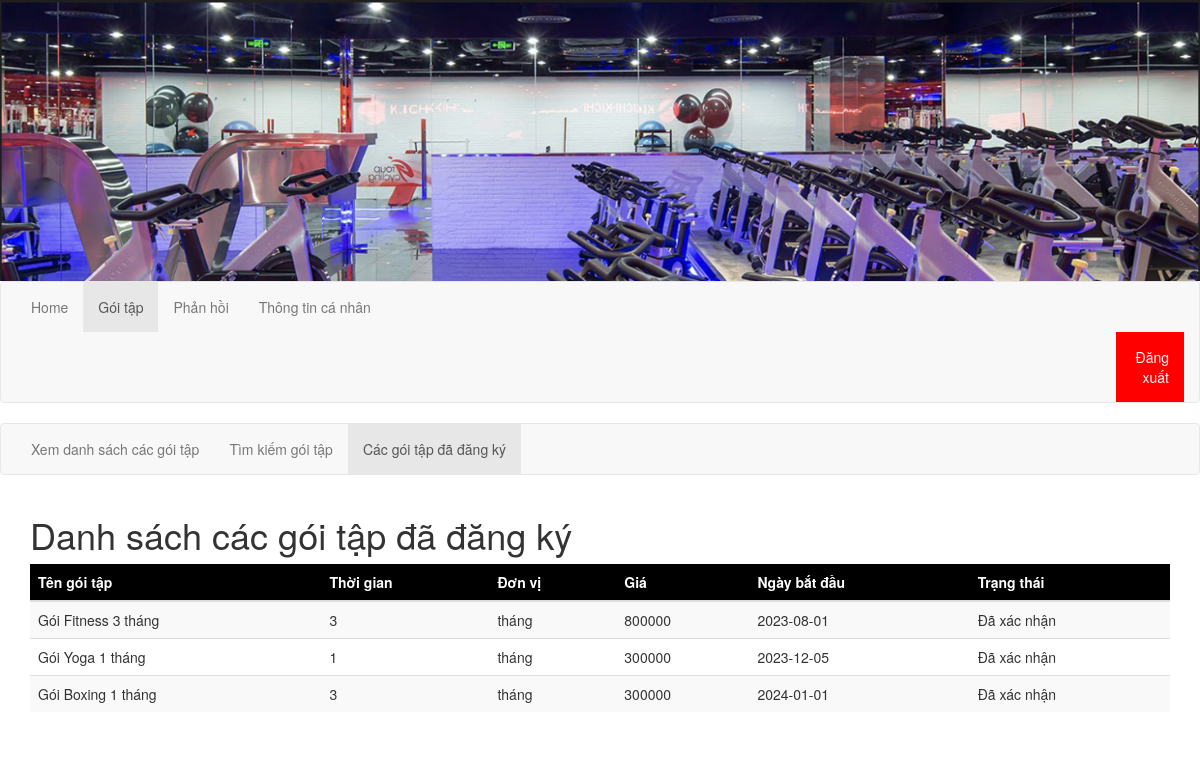
Page /php/customer/goiTap/viewCacGoiTapDaDangKy.php?user=0111111111 on the committed database.
### tables this page shows
CREATE TABLE `goitap` (
  `id` bigint(20) NOT NULL,
  `tengoitap` varchar(50) NOT NULL,
  `thoigian` int(11) NOT NULL,
  `donvi` varchar(20) NOT NULL,
  `gia` bigint(20) NOT NULL
);

CREATE TABLE `dangkygoitap` (
  `id` bigint(20) NOT NULL,
  `idhoivien` bigint(20) NOT NULL,
  `idgoitap` bigint(20) NOT NULL,
  `ngaybatdau` date NOT NULL,
  `trangthai` varchar(50) NOT NULL
);

### php/customer/goiTap/viewCacGoiTapDaDangKy.php (the view, shortened to what this page needs)
<?php
require_once '../../connect.php';
$sdt = $_GET['user'];
$search_khach = "SELECT * FROM hoivien WHERE (sdt = '$sdt')";
$query = mysqli_query($conn, $search_khach);
while ($r0 = mysqli_fetch_assoc($query))
{
    $idhoivien =$r0['id'];
};
$view_sql="SELECT * FROM dangkygoitap WHERE idhoivien = $idhoivien ";
$result1 = mysqli_query($conn, $view_sql);
?>
<!DOCTYPE html>
<html lang="en">
    <head>
        <link rel="stylesheet" href="https://maxcdn.bootstrapcdn.com/bootstrap/3.4.1/css/bootstrap.min.css">
    </head>
<body>
      <header>
        <div>
            <img style="width: 100%;" src="../../../images/logo.png">
        </div>
      </header>
      <nav class="navbar navbar-default">
        <div class="container-fluid">
          <ul class="nav navbar-nav">
            <li><a href="../home.php?user=<?php echo $sdt?>">Home</a></li>
            <li class="active"><a href="../goiTap.php?user=<?php echo $sdt?>">Gói tập</a></li>
            <li><a href="../phanHoi.php?user=<?php echo $sdt?>">Phản hồi</a></li>
            <li><a href="../thongTinCaNhan/viewThongTin.php?user=<?php echo $sdt?>">Thông tin cá nhân</a></li>
            <li>
              <a style="text-align: right; background-color: red;color: white;margin-left: 1100px;" onclick="return confirm('Bạn có muốn đăng xuất không?')" href="../../../html/dangNhap.html"  >Đăng xuất</a>
            </li>
          </ul>
        </div>
      </nav>
      <nav class="navbar navbar-default">
        <div class="container-fluid">
          <ul class="nav navbar-nav">
            <li><a href="viewGoiTap.php?user=<?php echo $sdt?>">Xem danh sách các gói tập</a></li>
            <li><a href="searchGoiTap.php?user=<?php echo $sdt?>">Tìm kiếm gói tập</a></li>
            <li class="active"><a href="viewCacGoiTapDaDangKy.php?user=<?php echo $sdt?>">Các gói tập đã đăng ký</a></li>
          </ul>
        </div>
      </nav>
      <div class="container">
        <h1>Danh sách các gói tập đã đăng ký</h1>
            <table class="table table-striped">
                <thead class="thead-style">
                <tr>
                    <th>Tên gói tập</th>
                    <th>Thời gian</th>
                    <th>Đơn vị</th>
                    <th>Giá</th>
                    <th>Ngày bắt đầu</th>
                    <th>Trạng thái</th>
                </tr>
                </thead>
                <tbody>
                <?php
                while ($r1 = mysqli_fetch_assoc($result1))
                {
                    $idgoitap = $r1['idgoitap'];
                    $v="SELECT * FROM goitap WHERE id = $idgoitap ";
                    $result2 = mysqli_query($conn, $v);
                    while ($r2 = mysqli_fetch_assoc($result2))
                    {
                    ?>
                        <tr>
                        <td><?php echo $r2['tengoitap'] ?></td>
                        <td><?php echo $r2['thoigian'] ?></td>
                        <td><?php echo $r2['donvi'] ?></td>
                        <td><?php echo $r2['gia'] ?></td>
                        <td><?php echo $r1['ngaybatdau'] ?></td>
                        <td><?php echo $r1['trangthai'] ?></td>
                        </tr>
                    <?php
                    }
                }
                ?>
                </tbody>
            </table>
    </div>
</body>
</html>

### php/customer/goiTap/viewCacGoiTapDaDangKy.php (style rules this page uses)
.thead-style { background-color: black; color: white; }

### rows in the picture
dangkygoitap: ngaybatdau "2023-08-01", trangthai "Đã xác nhận"
goitap: tengoitap "Gói Fitness 3 tháng", thoigian "3", donvi "tháng", gia "800000"
dangkygoitap: ngaybatdau "2023-12-05", trangthai "Đã xác nhận"
goitap: tengoitap "Gói Yoga 1 tháng", thoigian "1", donvi "tháng", gia "300000"
dangkygoitap: ngaybatdau "2024-01-01", trangthai "Đã xác nhận"
goitap: tengoitap "Gói Boxing 1 tháng", thoigian "3", donvi "tháng", gia "300000"
